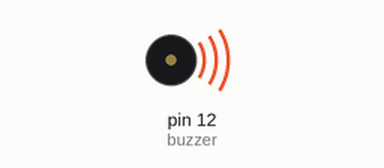
Simulated run of this sketch. Board: Arduino Mega 2560, built with avr-gcc and run on an emulated ATmega2560. On the bench: buzzer (waves = sounding).

Above: at 0.2 s.
At 4.5 s:
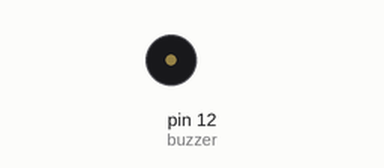
Timing chart, 0 to 7.8 s (numbered marks = the images above):
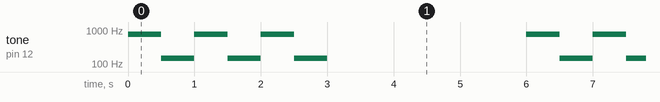

Measured:
- by itself, tone on pin 12 (buzzer): repeats every 6.0 s: 2 × (150 Hz 0.50 s, 750 Hz 0.50 s), 150 Hz 0.50 s, silent 3.0 s, 750 Hz 0.50 s

The sketch:

Alarm_MEGA.ino
```cpp
//In this code, I'm trying to simulate a siren going off.
//I'm using a passive buzzer as the noise creator


//variables
const int low = 150, high = 750;
const int buzzer = 12;
int wait;

//setup
void setup() {
  // put your setup code here, to run once:
  pinMode(buzzer, OUTPUT);

}

//loop
void loop() {
  // put your main code here, to run repeatedly:
  wait = 500;
  for(int x = 0; x < 3; x++)//repeat 3 times
  {
    tone(buzzer, high, wait);
    delay(500);
    tone(buzzer,low, wait);
    delay(500);
  }
  noTone(buzzer);
  delay(3000);

}
```
